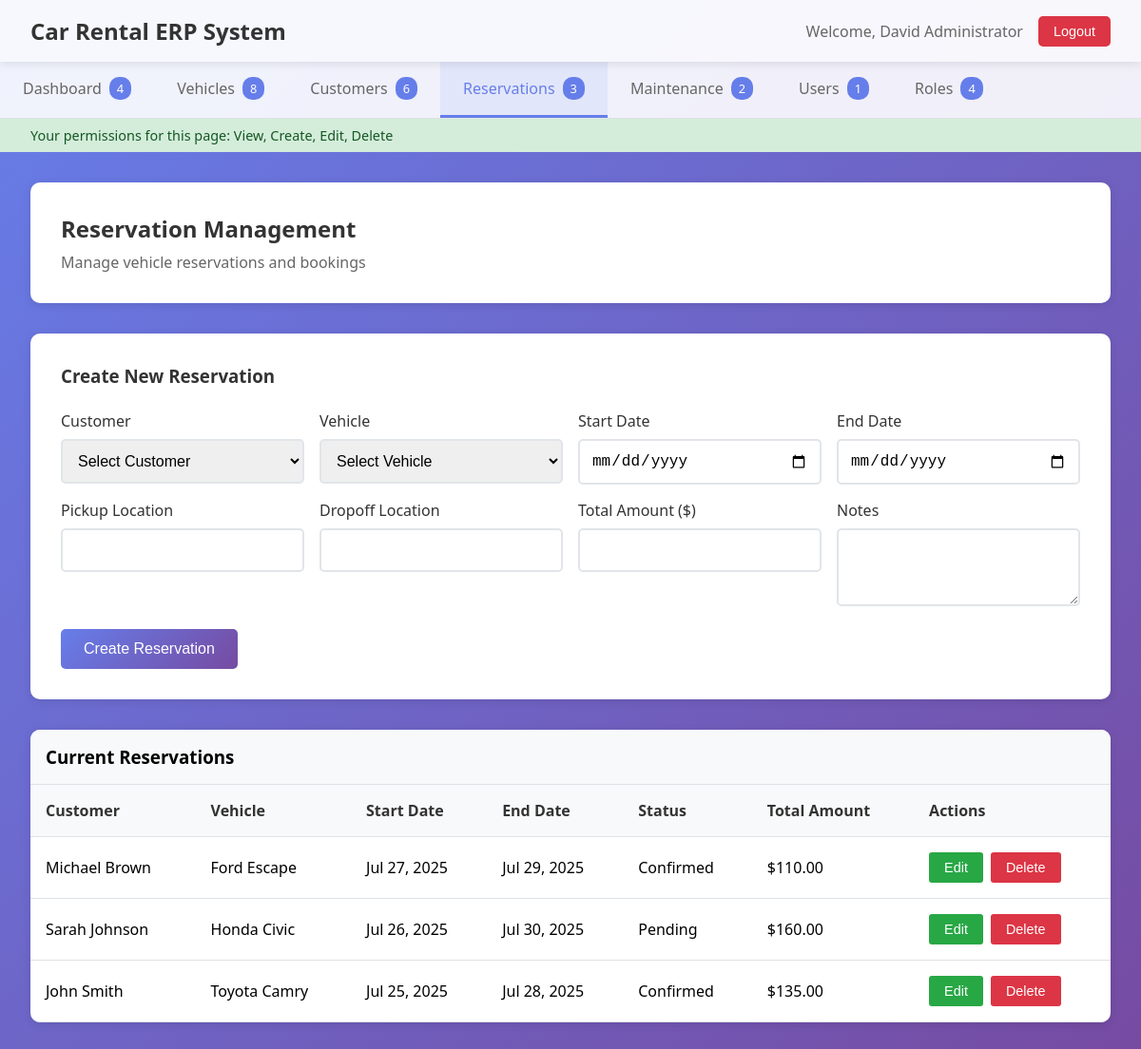
Page /simple_erp_modular.php?page=reservations (signed in) on the committed database.
### tables this page shows
CREATE TABLE IF NOT EXISTS reservations (
    id INT AUTO_INCREMENT PRIMARY KEY,
    customer_id INT NOT NULL,
    vehicle_id INT NOT NULL,
    start_date DATE NOT NULL,
    end_date DATE NOT NULL,
    pickup_location VARCHAR(200),
    dropoff_location VARCHAR(200),
    total_amount DECIMAL(10,2),
    status ENUM('pending', 'confirmed', 'active', 'completed', 'cancelled') DEFAULT 'pending',
    notes TEXT,
    created_at TIMESTAMP DEFAULT CURRENT_TIMESTAMP,
    updated_at TIMESTAMP DEFAULT CURRENT_TIMESTAMP ON UPDATE CURRENT_TIMESTAMP,
    FOREIGN KEY (customer_id) REFERENCES customers(id) ON DELETE CASCADE,
    FOREIGN KEY (vehicle_id) REFERENCES vehicles(id) ON DELETE CASCADE
);

### pages/reservations.php (the view, shortened to what this page needs)
<div class="page-header">
    <h2>Reservation Management</h2>
    <p>Manage vehicle reservations and bookings</p>
</div>
<?php if ($permissions->hasPermission('reservations', 'create')): ?>
<div class="form-section">
    <h3>Create New Reservation</h3>
    <form method="POST">
        <div class="form-grid">
            <div class="form-group">
                <label for="customer_id">Customer</label>
                <select id="customer_id" name="customer_id" required>
                    <option value="">Select Customer</option>
                </select>
            </div>
            <div class="form-group">
                <label for="vehicle_id">Vehicle</label>
                <select id="vehicle_id" name="vehicle_id" required>
                    <option value="">Select Vehicle</option>
                </select>
            </div>
            <div class="form-group">
                <label for="start_date">Start Date</label>
                <input type="date" id="start_date" name="start_date" required>
            </div>
            <div class="form-group">
                <label for="end_date">End Date</label>
                <input type="date" id="end_date" name="end_date" required>
            </div>
            <div class="form-group">
                <label for="pickup_location">Pickup Location</label>
                <input type="text" id="pickup_location" name="pickup_location" required>
            </div>
            <div class="form-group">
                <label for="dropoff_location">Dropoff Location</label>
                <input type="text" id="dropoff_location" name="dropoff_location" required>
            </div>
            <div class="form-group">
                <label for="total_amount">Total Amount ($)</label>
                <input type="number" id="total_amount" name="total_amount" step="0.01" required>
            </div>
            <div class="form-group">
                <label for="notes">Notes</label>
                <textarea id="notes" name="notes" rows="3"></textarea>
            </div>
        </div>
        <button type="submit" class="btn-primary">Create Reservation</button>
    </form>
</div>
<?php endif; ?>
<div class="data-table">
    <h3 style="padding: 1rem; margin: 0; background: #f8f9fa; border-bottom: 1px solid #dee2e6;">Current Reservations</h3>
    <table>
        <thead>
            <tr>
                <th>Customer</th>
                <th>Vehicle</th>
                <th>Start Date</th>
                <th>End Date</th>
                <th>Status</th>
                <th>Total Amount</th>
                <th>Actions</th>
            </tr>
        </thead>
        <tbody>
            <?php
            $stmt = $pdo->query("
                SELECT r.*, CONCAT(c.first_name, ' ', c.last_name) as customer_name,
                       CONCAT(v.make, ' ', v.model) as vehicle_name
                FROM reservations r
                JOIN customers c ON r.customer_id = c.id
                JOIN vehicles v ON r.vehicle_id = v.id
                ORDER BY r.start_date DESC
            ");
            while ($row = $stmt->fetch()) {
                echo "<tr>";
                echo "<td>" . htmlspecialchars($row['customer_name']) . "</td>";
                echo "<td>" . htmlspecialchars($row['vehicle_name']) . "</td>";
                echo "<td>" . date('M j, Y', strtotime($row['start_date'])) . "</td>";
                echo "<td>" . date('M j, Y', strtotime($row['end_date'])) . "</td>";
                echo "<td>" . ucfirst($row['status']) . "</td>";
                echo "<td>$" . number_format($row['total_amount'], 2) . "</td>";
                echo "<td>";
                echo "<button class='btn-edit' onclick='editReservation(" . $row['id'] . ")'>Edit</button>";
                echo "<button class='btn-delete' onclick='deleteReservation(" . $row['id'] . ")'>Delete</button>";
                echo "</td>";
                echo "</tr>";
            }
            ?>
        </tbody>
    </table>
</div>

### simple_erp_modular.php (shortened to what this page needs)
    <?php
class SimplePermissions {
    public function hasPermission($resource, $action) {
        return true;
    }
}
$permissions = new SimplePermissions();
$current_page = $_GET['page'] ?? 'dashboard';
?>
<!DOCTYPE html>
<html lang="en">
<head>
</head>
<body>
    <div class="header">
        <h1>Car Rental ERP System</h1>
        <div class="user-info">
            <span>Welcome, <?php echo htmlspecialchars($_SESSION['user_name']); ?></span>
            <form method="POST" style="margin: 0;">
                <button type="submit" class="logout-btn">Logout</button>
            </form>
        </div>
    </div>
    <div class="nav-tabs">
        <a href="?page=dashboard" class="nav-tab <?php echo $current_page === 'dashboard' ? 'active' : ''; ?>">
            Dashboard <span class="badge">4</span>
        </a>
        <a href="?page=vehicles" class="nav-tab <?php echo $current_page === 'vehicles' ? 'active' : ''; ?>">
            Vehicles <span class="badge">8</span>
        </a>
        <a href="?page=customers" class="nav-tab <?php echo $current_page === 'customers' ? 'active' : ''; ?>">
            Customers <span class="badge">6</span>
        </a>
        <a href="?page=reservations" class="nav-tab <?php echo $current_page === 'reservations' ? 'active' : ''; ?>">
            Reservations <span class="badge">3</span>
        </a>
        <a href="?page=maintenance" class="nav-tab <?php echo $current_page === 'maintenance' ? 'active' : ''; ?>">
            Maintenance <span class="badge">2</span>
        </a>
        <a href="?page=users" class="nav-tab <?php echo $current_page === 'users' ? 'active' : ''; ?>">
            Users <span class="badge">1</span>
        </a>
        <a href="?page=roles" class="nav-tab <?php echo $current_page === 'roles' ? 'active' : ''; ?>">
            Roles <span class="badge">4</span>
        </a>
    </div>
    <div class="permissions-banner">
        Your permissions for this page: View, Create, Edit, Delete
    </div>
    <div class="container">
        <?php
        $page_file = "pages/{$current_page}.php";
        if (file_exists($page_file)) {
            include $page_file;
        } else {
            echo "<div class='page-header'><h2>Page Not Found</h2><p>The requested page could not be found.</p></div>";
        }
        ?>
    </div>
</body>
</html>

### simple_erp_modular.php (style rules this page uses)
* { margin: 0; padding: 0; box-sizing: border-box; }
body { font-family: 'Segoe UI', Tahoma, Geneva, Verdana, sans-serif; background: linear-gradient(135deg, #667eea 0%, #764ba2 100%); min-height: 100vh; }
.header { background: rgba(255, 255, 255, 0.95); backdrop-filter: blur(10px); padding: 1rem 2rem; display: flex; justify-content: space-between; align-items: center; box-shadow: 0 2px 10px rgba(0, 0, 0, 0.1); }
.header h1 { color: #333; font-size: 1.5rem; }
.user-info { display: flex; align-items: center; gap: 1rem; }
.user-info span { color: #666; }
.logout-btn { background: #dc3545; color: white; border: none; padding: 0.5rem 1rem; border-radius: 5px; cursor: pointer; font-size: 0.9rem; transition: background-color 0.3s; }
.nav-tabs { background: rgba(255, 255, 255, 0.9); padding: 0; display: flex; border-bottom: 1px solid #dee2e6; }
.nav-tab { padding: 1rem 1.5rem; text-decoration: none; color: #666; border-bottom: 3px solid transparent; transition: all 0.3s; display: flex; align-items: center; gap: 0.5rem; }
.nav-tab.active { color: #667eea; border-bottom-color: #667eea; background: rgba(102, 126, 234, 0.1); }
.badge { background: #667eea; color: white; padding: 0.2rem 0.5rem; border-radius: 10px; font-size: 0.8rem; min-width: 20px; text-align: center; }
.permissions-banner { background: #d4edda; color: #155724; padding: 0.5rem 2rem; font-size: 0.9rem; }
.container { padding: 2rem; max-width: 1200px; margin: 0 auto; }
.page-header { background: white; padding: 2rem; border-radius: 10px; margin-bottom: 2rem; box-shadow: 0 2px 10px rgba(0, 0, 0, 0.1); }
.page-header h2 { color: #333; margin-bottom: 0.5rem; }
.page-header p { color: #666; }
.form-section { background: white; padding: 2rem; border-radius: 10px; margin-bottom: 2rem; box-shadow: 0 2px 10px rgba(0, 0, 0, 0.1); }
.form-section h3 { color: #333; margin-bottom: 1.5rem; }
.form-grid { display: grid; grid-template-columns: repeat(auto-fit, minmax(250px, 1fr)); gap: 1rem; margin-bottom: 1.5rem; }
.form-group { display: flex; flex-direction: column; }
.form-group label { margin-bottom: 0.5rem; color: #333; font-weight: 500; }
.form-group input, .form-group select, .form-group textarea { padding: 0.75rem; border: 2px solid #e1e5e9; border-radius: 5px; font-size: 1rem; transition: border-color 0.3s; }
.btn-primary { background: linear-gradient(135deg, #667eea 0%, #764ba2 100%); color: white; border: none; padding: 0.75rem 1.5rem; border-radius: 5px; cursor: pointer; font-size: 1rem; transition: transform 0.2s; }
.data-table { background: white; border-radius: 10px; box-shadow: 0 2px 10px rgba(0, 0, 0, 0.1); overflow: hidden; }
.data-table table { width: 100%; border-collapse: collapse; }
.data-table th, .data-table td { padding: 1rem; text-align: left; border-bottom: 1px solid #dee2e6; }
.data-table th { background: #f8f9fa; font-weight: 600; color: #333; }
.btn-edit { background: #28a745; color: white; border: none; padding: 0.5rem 1rem; border-radius: 3px; cursor: pointer; font-size: 0.9rem; margin-right: 0.5rem; }
.btn-delete { background: #dc3545; color: white; border: none; padding: 0.5rem 1rem; border-radius: 3px; cursor: pointer; font-size: 0.9rem; }

### rows in the picture
reservations: customer_name "Michael Brown", vehicle_name "Ford Escape", start_date "Jul 27, 2025", end_date "Jul 29, 2025", status "Confirmed", total_amount "110.00"
reservations: customer_name "Sarah Johnson", vehicle_name "Honda Civic", start_date "Jul 26, 2025", end_date "Jul 30, 2025", status "Pending", total_amount "160.00"
reservations: customer_name "John Smith", vehicle_name "Toyota Camry", start_date "Jul 25, 2025", end_date "Jul 28, 2025", status "Confirmed", total_amount "135.00"

### other values in the picture
$_SESSION['user_name'] "David Administrator"
